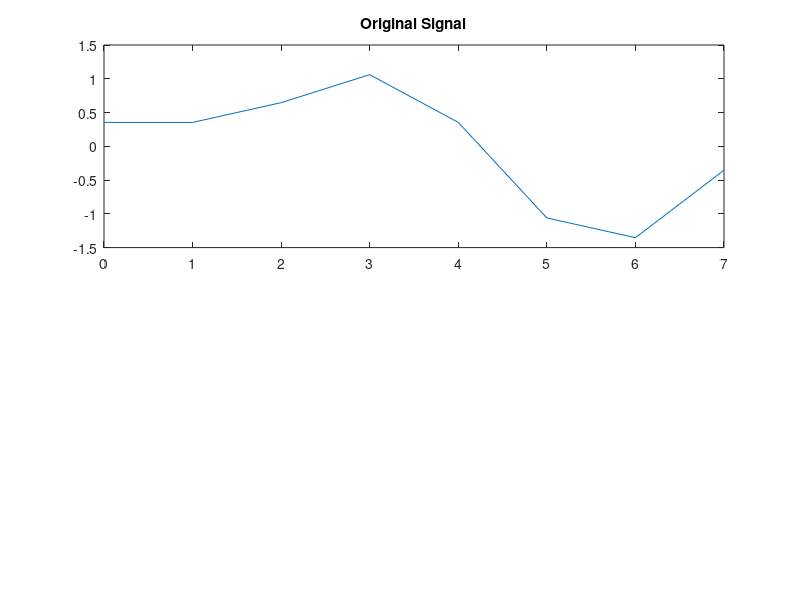
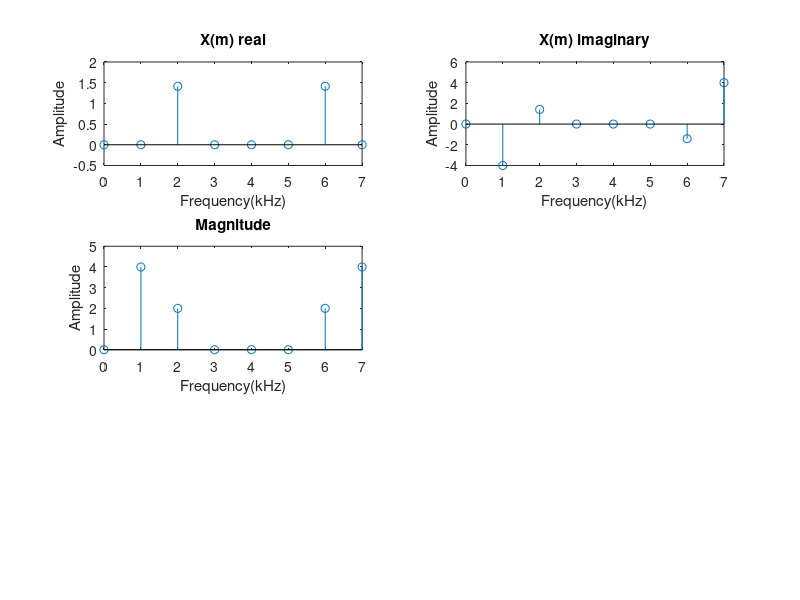

These figures' MATLAB source, in order: (Note: this script raises an error after producing the figures.)
clc;
close all;
clear all;

fs = 8000;
ts = 1/fs;
N = 8;
n=0:N-1;

%Genrating the original signal
x = sin(2*pi*1000*n*ts) + 0.5*sin(2*pi*ts*2000*n + ((3*pi)/4));
figure(1)
subplot(2,1,1);
plot(n,x);
title('Original Signal');

%genrating the dft
X = zeros(N,1);
for m = 1:N
    for n = 1:N
        X(m) = X(m) + (x(n)* exp((-2j*pi*(m-1)*(n-1))/N));
    end
end


n=0:N-1;
figure(2); %Begining figure(2)


%Real Part of DFT
subplot(3,2,1);
stem(n, real(X)), title('X(m) real'), xlabel('Frequency(kHz)'), ylabel('Amplitude');

%Imaginary Part of DFT
subplot(3,2,2);
stem(n, imag(X)), title('X(m) imaginary'), xlabel('Frequency(kHz)'), ylabel('Amplitude');

%Magnitude of DFT
subplot(3,2,3);
stem(n, abs(X)), title('Magnitude'), xlabel('Frequency(kHz)'), ylabel('Amplitude');

%Phase spectram of
a = round(real(X), 3);
b = round(imag(X), 3);
s = atan(b/a);
disp(s)
subplot(3,2,4);
stem(n,rad2deg(s)), title('Phase'), xlabel('Frequency(kHz)'), ylabel('Degree');

%power spectram
y = abs(X).^2;
subplot(3,2,5);
stem(n, y), title('Power Spectrum');

%inverse DFT
ln = length(X);
x = zeros(1, ln);

for n=1:ln
    for m = 1:ln
        x(n) = x(n) + ((1/n)*(X(m) * exp(2j*pi*(m-1)*(n-1)/ln)));
    end
end

n=0:N-1;
%Return to figure(1)
figure(1);
subplot(2,1,2);
plot(n, real(x)), title('Inverse DFT');
